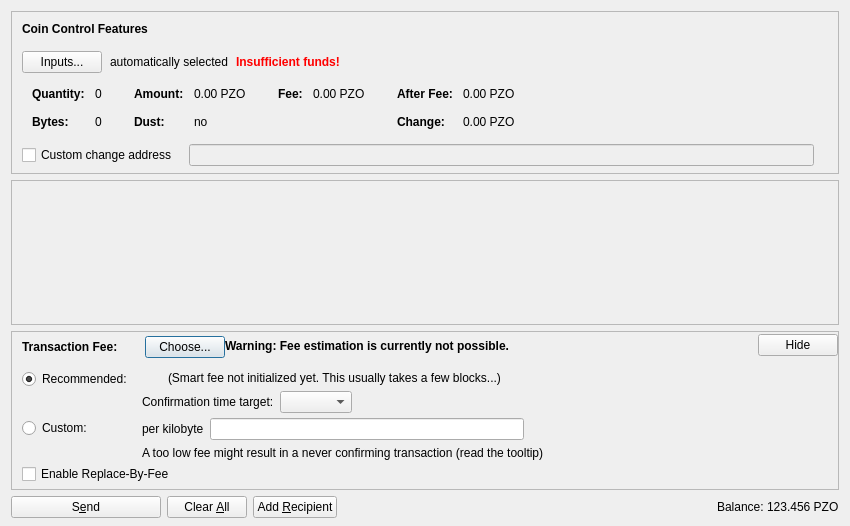
<?xml version="1.0" encoding="UTF-8"?>
<ui version="4.0">
 <class>SendCoinsDialog</class>
 <widget class="QDialog" name="SendCoinsDialog">
  <property name="geometry">
   <rect>
    <x>0</x>
    <y>0</y>
    <width>850</width>
    <height>526</height>
   </rect>
  </property>
  <property name="windowTitle">
   <string>Send Coins</string>
  </property>
  <layout class="QVBoxLayout" name="verticalLayout" stretch="0,1,0,0">
   <property name="bottomMargin">
    <number>8</number>
   </property>
   <item>
    <widget class="QFrame" name="frameCoinControl">
     <property name="sizePolicy">
      <sizepolicy hsizetype="Expanding" vsizetype="Expanding">
       <horstretch>0</horstretch>
       <verstretch>0</verstretch>
      </sizepolicy>
     </property>
     <property name="maximumSize">
      <size>
       <width>16777215</width>
       <height>16777215</height>
      </size>
     </property>
     <property name="frameShape">
      <enum>QFrame::StyledPanel</enum>
     </property>
     <property name="frameShadow">
      <enum>QFrame::Sunken</enum>
     </property>
     <layout class="QVBoxLayout" name="verticalLayoutCoinControl2">
      <property name="spacing">
       <number>0</number>
      </property>
      <property name="leftMargin">
       <number>0</number>
      </property>
      <property name="topMargin">
       <number>0</number>
      </property>
      <property name="rightMargin">
       <number>0</number>
      </property>
      <property name="bottomMargin">
       <number>6</number>
      </property>
      <item>
       <layout class="QVBoxLayout" name="verticalLayoutCoinControl" stretch="0,0,0,0,1">
        <property name="spacing">
         <number>0</number>
        </property>
        <property name="leftMargin">
         <number>10</number>
        </property>
        <property name="topMargin">
         <number>10</number>
        </property>
        <item>
         <layout class="QHBoxLayout" name="horizontalLayoutCoinControl1">
          <property name="bottomMargin">
           <number>15</number>
          </property>
          <item>
           <widget class="QLabel" name="labelCoinControlFeatures">
            <property name="sizePolicy">
             <sizepolicy hsizetype="Preferred" vsizetype="Maximum">
              <horstretch>0</horstretch>
              <verstretch>0</verstretch>
             </sizepolicy>
            </property>
            <property name="font">
             <font>
              <weight>75</weight>
              <bold>true</bold>
             </font>
            </property>
            <property name="styleSheet">
             <string notr="true">font-weight:bold;</string>
            </property>
            <property name="text">
             <string>Coin Control Features</string>
            </property>
           </widget>
          </item>
         </layout>
        </item>
        <item>
         <layout class="QHBoxLayout" name="horizontalLayoutCoinControl2" stretch="0,0,0,0">
          <property name="spacing">
           <number>8</number>
          </property>
          <property name="bottomMargin">
           <number>10</number>
          </property>
          <item>
           <widget class="QPushButton" name="pushButtonCoinControl">
            <property name="styleSheet">
             <string notr="true"/>
            </property>
            <property name="text">
             <string>Inputs...</string>
            </property>
            <property name="autoDefault">
             <bool>false</bool>
            </property>
           </widget>
          </item>
          <item>
           <widget class="QLabel" name="labelCoinControlAutomaticallySelected">
            <property name="text">
             <string>automatically selected</string>
            </property>
            <property name="margin">
             <number>5</number>
            </property>
           </widget>
          </item>
          <item>
           <widget class="QLabel" name="labelCoinControlInsuffFunds">
            <property name="font">
             <font>
              <weight>75</weight>
              <bold>true</bold>
             </font>
            </property>
            <property name="styleSheet">
             <string notr="true">color:red;font-weight:bold;</string>
            </property>
            <property name="text">
             <string>Insufficient funds!</string>
            </property>
            <property name="margin">
             <number>5</number>
            </property>
           </widget>
          </item>
          <item>
           <spacer name="horizontalSpacerCoinControl">
            <property name="orientation">
             <enum>Qt::Horizontal</enum>
            </property>
            <property name="sizeHint" stdset="0">
             <size>
              <width>40</width>
              <height>1</height>
             </size>
            </property>
           </spacer>
          </item>
         </layout>
        </item>
        <item>
         <widget class="QWidget" name="widgetCoinControl" native="true">
          <property name="sizePolicy">
           <sizepolicy hsizetype="Preferred" vsizetype="Preferred">
            <horstretch>0</horstretch>
            <verstretch>0</verstretch>
           </sizepolicy>
          </property>
          <property name="minimumSize">
           <size>
            <width>0</width>
            <height>0</height>
           </size>
          </property>
          <property name="styleSheet">
           <string notr="true"/>
          </property>
          <layout class="QHBoxLayout" name="horizontalLayoutCoinControl5">
           <property name="leftMargin">
            <number>0</number>
           </property>
           <property name="topMargin">
            <number>0</number>
           </property>
           <property name="rightMargin">
            <number>0</number>
           </property>
           <property name="bottomMargin">
            <number>0</number>
           </property>
           <item>
            <layout class="QHBoxLayout" name="horizontalLayoutCoinControl3" stretch="0,0,0,1">
             <property name="spacing">
              <number>20</number>
             </property>
             <property name="topMargin">
              <number>0</number>
             </property>
             <property name="bottomMargin">
              <number>10</number>
             </property>
             <item>
              <layout class="QFormLayout" name="formLayoutCoinControl1">
               <property name="horizontalSpacing">
                <number>10</number>
               </property>
               <property name="verticalSpacing">
                <number>14</number>
               </property>
               <property name="leftMargin">
                <number>10</number>
               </property>
               <property name="topMargin">
                <number>4</number>
               </property>
               <property name="rightMargin">
                <number>6</number>
               </property>
               <item row="0" column="0">
                <widget class="QLabel" name="labelCoinControlQuantityText">
                 <property name="font">
                  <font>
                   <weight>75</weight>
                   <bold>true</bold>
                  </font>
                 </property>
                 <property name="text">
                  <string>Quantity:</string>
                 </property>
                 <property name="margin">
                  <number>0</number>
                 </property>
                </widget>
               </item>
               <item row="0" column="1">
                <widget class="QLabel" name="labelCoinControlQuantity">
                 <property name="cursor">
                  <cursorShape>IBeamCursor</cursorShape>
                 </property>
                 <property name="contextMenuPolicy">
                  <enum>Qt::ActionsContextMenu</enum>
                 </property>
                 <property name="text">
                  <string notr="true">0</string>
                 </property>
                 <property name="margin">
                  <number>0</number>
                 </property>
                 <property name="textInteractionFlags">
                  <set>Qt::LinksAccessibleByMouse|Qt::TextSelectableByKeyboard|Qt::TextSelectableByMouse</set>
                 </property>
                </widget>
               </item>
               <item row="1" column="0">
                <widget class="QLabel" name="labelCoinControlBytesText">
                 <property name="font">
                  <font>
                   <weight>75</weight>
                   <bold>true</bold>
                  </font>
                 </property>
                 <property name="text">
                  <string>Bytes:</string>
                 </property>
                </widget>
               </item>
               <item row="1" column="1">
                <widget class="QLabel" name="labelCoinControlBytes">
                 <property name="cursor">
                  <cursorShape>IBeamCursor</cursorShape>
                 </property>
                 <property name="contextMenuPolicy">
                  <enum>Qt::ActionsContextMenu</enum>
                 </property>
                 <property name="text">
                  <string notr="true">0</string>
                 </property>
                 <property name="textInteractionFlags">
                  <set>Qt::LinksAccessibleByMouse|Qt::TextSelectableByKeyboard|Qt::TextSelectableByMouse</set>
                 </property>
                </widget>
               </item>
              </layout>
             </item>
             <item>
              <layout class="QFormLayout" name="formLayoutCoinControl2">
               <property name="horizontalSpacing">
                <number>10</number>
               </property>
               <property name="verticalSpacing">
                <number>14</number>
               </property>
               <property name="leftMargin">
                <number>6</number>
               </property>
               <property name="topMargin">
                <number>4</number>
               </property>
               <property name="rightMargin">
                <number>6</number>
               </property>
               <item row="0" column="0">
                <widget class="QLabel" name="labelCoinControlAmountText">
                 <property name="font">
                  <font>
                   <weight>75</weight>
                   <bold>true</bold>
                  </font>
                 </property>
                 <property name="text">
                  <string>Amount:</string>
                 </property>
                 <property name="margin">
                  <number>0</number>
                 </property>
                </widget>
               </item>
               <item row="0" column="1">
                <widget class="QLabel" name="labelCoinControlAmount">
                 <property name="cursor">
                  <cursorShape>IBeamCursor</cursorShape>
                 </property>
                 <property name="contextMenuPolicy">
                  <enum>Qt::ActionsContextMenu</enum>
                 </property>
                 <property name="text">
                  <string notr="true">0.00 PZO</string>
                 </property>
                 <property name="textInteractionFlags">
                  <set>Qt::LinksAccessibleByMouse|Qt::TextSelectableByKeyboard|Qt::TextSelectableByMouse</set>
                 </property>
                </widget>
               </item>
               <item row="1" column="0">
                <widget class="QLabel" name="labelCoinControlLowOutputText">
                 <property name="font">
                  <font>
                   <weight>75</weight>
                   <bold>true</bold>
                  </font>
                 </property>
                 <property name="text">
                  <string>Dust:</string>
                 </property>
                </widget>
               </item>
               <item row="1" column="1">
                <widget class="QLabel" name="labelCoinControlLowOutput">
                 <property name="cursor">
                  <cursorShape>IBeamCursor</cursorShape>
                 </property>
                 <property name="contextMenuPolicy">
                  <enum>Qt::ActionsContextMenu</enum>
                 </property>
                 <property name="text">
                  <string notr="true">no</string>
                 </property>
                 <property name="textInteractionFlags">
                  <set>Qt::LinksAccessibleByMouse|Qt::TextSelectableByKeyboard|Qt::TextSelectableByMouse</set>
                 </property>
                </widget>
               </item>
              </layout>
             </item>
             <item>
              <layout class="QFormLayout" name="formLayoutCoinControl3">
               <property name="horizontalSpacing">
                <number>10</number>
               </property>
               <property name="verticalSpacing">
                <number>14</number>
               </property>
               <property name="leftMargin">
                <number>6</number>
               </property>
               <property name="topMargin">
                <number>4</number>
               </property>
               <property name="rightMargin">
                <number>6</number>
               </property>
               <item row="0" column="0">
                <widget class="QLabel" name="labelCoinControlFeeText">
                 <property name="font">
                  <font>
                   <weight>75</weight>
                   <bold>true</bold>
                  </font>
                 </property>
                 <property name="text">
                  <string>Fee:</string>
                 </property>
                 <property name="margin">
                  <number>0</number>
                 </property>
                </widget>
               </item>
               <item row="0" column="1">
                <widget class="QLabel" name="labelCoinControlFee">
                 <property name="cursor">
                  <cursorShape>IBeamCursor</cursorShape>
                 </property>
                 <property name="contextMenuPolicy">
                  <enum>Qt::ActionsContextMenu</enum>
                 </property>
                 <property name="text">
                  <string notr="true">0.00 PZO</string>
                 </property>
                 <property name="textInteractionFlags">
                  <set>Qt::LinksAccessibleByMouse|Qt::TextSelectableByKeyboard|Qt::TextSelectableByMouse</set>
                 </property>
                </widget>
               </item>
              </layout>
             </item>
             <item>
              <layout class="QFormLayout" name="formLayoutCoinControl4">
               <property name="horizontalSpacing">
                <number>10</number>
               </property>
               <property name="verticalSpacing">
                <number>14</number>
               </property>
               <property name="leftMargin">
                <number>6</number>
               </property>
               <property name="topMargin">
                <number>4</number>
               </property>
               <property name="rightMargin">
                <number>6</number>
               </property>
               <item row="0" column="0">
                <widget class="QLabel" name="labelCoinControlAfterFeeText">
                 <property name="font">
                  <font>
                   <weight>75</weight>
                   <bold>true</bold>
                  </font>
                 </property>
                 <property name="text">
                  <string>After Fee:</string>
                 </property>
                 <property name="margin">
                  <number>0</number>
                 </property>
                </widget>
               </item>
               <item row="0" column="1">
                <widget class="QLabel" name="labelCoinControlAfterFee">
                 <property name="cursor">
                  <cursorShape>IBeamCursor</cursorShape>
                 </property>
                 <property name="contextMenuPolicy">
                  <enum>Qt::ActionsContextMenu</enum>
                 </property>
                 <property name="text">
                  <string notr="true">0.00 PZO</string>
                 </property>
                 <property name="textInteractionFlags">
                  <set>Qt::LinksAccessibleByMouse|Qt::TextSelectableByKeyboard|Qt::TextSelectableByMouse</set>
                 </property>
                </widget>
               </item>
               <item row="1" column="0">
                <widget class="QLabel" name="labelCoinControlChangeText">
                 <property name="font">
                  <font>
                   <weight>75</weight>
                   <bold>true</bold>
                  </font>
                 </property>
                 <property name="text">
                  <string>Change:</string>
                 </property>
                </widget>
               </item>
               <item row="1" column="1">
                <widget class="QLabel" name="labelCoinControlChange">
                 <property name="cursor">
                  <cursorShape>IBeamCursor</cursorShape>
                 </property>
                 <property name="contextMenuPolicy">
                  <enum>Qt::ActionsContextMenu</enum>
                 </property>
                 <property name="text">
                  <string notr="true">0.00 PZO</string>
                 </property>
                 <property name="textInteractionFlags">
                  <set>Qt::LinksAccessibleByMouse|Qt::TextSelectableByKeyboard|Qt::TextSelectableByMouse</set>
                 </property>
                </widget>
               </item>
              </layout>
             </item>
            </layout>
           </item>
          </layout>
         </widget>
        </item>
        <item>
         <layout class="QHBoxLayout" name="horizontalLayoutCoinControl4" stretch="0,0,0">
          <property name="spacing">
           <number>12</number>
          </property>
          <property name="sizeConstraint">
           <enum>QLayout::SetDefaultConstraint</enum>
          </property>
          <property name="topMargin">
           <number>5</number>
          </property>
          <property name="rightMargin">
           <number>5</number>
          </property>
          <item>
           <widget class="QCheckBox" name="checkBoxCoinControlChange">
            <property name="toolTip">
             <string>If this is activated, but the change address is empty or invalid, change will be sent to a newly generated address.</string>
            </property>
            <property name="text">
             <string>Custom change address</string>
            </property>
           </widget>
          </item>
          <item>
           <widget class="QValidatedLineEdit" name="lineEditCoinControlChange">
            <property name="enabled">
             <bool>false</bool>
            </property>
            <property name="sizePolicy">
             <sizepolicy hsizetype="Expanding" vsizetype="Fixed">
              <horstretch>0</horstretch>
              <verstretch>0</verstretch>
             </sizepolicy>
            </property>
           </widget>
          </item>
          <item>
           <widget class="QLabel" name="labelCoinControlChangeLabel">
            <property name="sizePolicy">
             <sizepolicy hsizetype="Preferred" vsizetype="Expanding">
              <horstretch>0</horstretch>
              <verstretch>0</verstretch>
             </sizepolicy>
            </property>
            <property name="minimumSize">
             <size>
              <width>0</width>
              <height>0</height>
             </size>
            </property>
            <property name="text">
             <string/>
            </property>
            <property name="margin">
             <number>3</number>
            </property>
           </widget>
          </item>
         </layout>
        </item>
        <item>
         <spacer name="verticalSpacerCoinControl">
          <property name="orientation">
           <enum>Qt::Vertical</enum>
          </property>
          <property name="sizeHint" stdset="0">
           <size>
            <width>800</width>
            <height>1</height>
           </size>
          </property>
         </spacer>
        </item>
       </layout>
      </item>
     </layout>
    </widget>
   </item>
   <item>
    <widget class="QScrollArea" name="scrollArea">
     <property name="widgetResizable">
      <bool>true</bool>
     </property>
     <widget class="QWidget" name="scrollAreaWidgetContents">
      <property name="geometry">
       <rect>
        <x>0</x>
        <y>0</y>
        <width>830</width>
        <height>104</height>
       </rect>
      </property>
      <layout class="QVBoxLayout" name="verticalLayout_2" stretch="0,1">
       <property name="leftMargin">
        <number>0</number>
       </property>
       <property name="topMargin">
        <number>0</number>
       </property>
       <property name="rightMargin">
        <number>0</number>
       </property>
       <property name="bottomMargin">
        <number>0</number>
       </property>
       <item>
        <layout class="QVBoxLayout" name="entries">
         <property name="spacing">
          <number>6</number>
         </property>
        </layout>
       </item>
       <item>
        <spacer name="verticalSpacer">
         <property name="orientation">
          <enum>Qt::Vertical</enum>
         </property>
         <property name="sizeHint" stdset="0">
          <size>
           <width>20</width>
           <height>40</height>
          </size>
         </property>
        </spacer>
       </item>
      </layout>
     </widget>
    </widget>
   </item>
   <item>
    <widget class="QFrame" name="frameFee">
     <property name="sizePolicy">
      <sizepolicy hsizetype="Expanding" vsizetype="Expanding">
       <horstretch>0</horstretch>
       <verstretch>0</verstretch>
      </sizepolicy>
     </property>
     <property name="maximumSize">
      <size>
       <width>16777215</width>
       <height>16777215</height>
      </size>
     </property>
     <property name="frameShape">
      <enum>QFrame::StyledPanel</enum>
     </property>
     <property name="frameShadow">
      <enum>QFrame::Sunken</enum>
     </property>
     <layout class="QVBoxLayout" name="verticalLayoutFee1">
      <property name="spacing">
       <number>0</number>
      </property>
      <property name="leftMargin">
       <number>0</number>
      </property>
      <property name="topMargin">
       <number>0</number>
      </property>
      <property name="rightMargin">
       <number>0</number>
      </property>
      <property name="bottomMargin">
       <number>0</number>
      </property>
      <item>
       <layout class="QVBoxLayout" name="verticalLayoutFee2" stretch="0,0,0">
        <property name="spacing">
         <number>0</number>
        </property>
        <property name="leftMargin">
         <number>10</number>
        </property>
        <property name="topMargin">
         <number>0</number>
        </property>
        <item>
         <layout class="QHBoxLayout" name="horizontalLayoutFee1">
          <property name="bottomMargin">
           <number>0</number>
          </property>
          <item>
           <layout class="QVBoxLayout" name="verticalLayoutFee7">
            <property name="spacing">
             <number>0</number>
            </property>
            <item>
             <spacer name="verticalSpacerSmartFee">
              <property name="orientation">
               <enum>Qt::Vertical</enum>
              </property>
              <property name="sizeType">
               <enum>QSizePolicy::Fixed</enum>
              </property>
              <property name="sizeHint" stdset="0">
               <size>
                <width>1</width>
                <height>4</height>
               </size>
              </property>
             </spacer>
            </item>
            <item>
             <layout class="QHBoxLayout" name="horizontalLayoutSmartFee">
              <property name="spacing">
               <number>10</number>
              </property>
              <item>
               <widget class="QLabel" name="labelFeeHeadline">
                <property name="sizePolicy">
                 <sizepolicy hsizetype="Preferred" vsizetype="Maximum">
                  <horstretch>0</horstretch>
                  <verstretch>0</verstretch>
                 </sizepolicy>
                </property>
                <property name="font">
                 <font>
                  <weight>75</weight>
                  <bold>true</bold>
                 </font>
                </property>
                <property name="styleSheet">
                 <string notr="true">font-weight:bold;</string>
                </property>
                <property name="text">
                 <string>Transaction Fee:</string>
                </property>
               </widget>
              </item>
              <item>
               <widget class="QLabel" name="labelFeeMinimized">
                <property name="text">
                 <string/>
                </property>
               </widget>
              </item>
              <item>
               <widget class="QPushButton" name="buttonChooseFee">
                <property name="text">
                 <string>Choose...</string>
                </property>
               </widget>
              </item>
             </layout>
            </item>
            <item>
             <spacer name="verticalSpacer_5">
              <property name="orientation">
               <enum>Qt::Vertical</enum>
              </property>
              <property name="sizeHint" stdset="0">
               <size>
                <width>1</width>
                <height>1</height>
               </size>
              </property>
             </spacer>
            </item>
           </layout>
          </item>
          <item>
           <widget class="QLabel" name="fallbackFeeWarningLabel">
            <property name="toolTip">
             <string>Using the fallbackfee can result in sending a transaction that will take several hours or days (or never) to confirm. Consider choosing your fee manually or wait until you have validated the complete chain.</string>
            </property>
            <property name="font">
            <font>
                <weight>75</weight>
                <bold>true</bold>
            </font>
            </property>
            <property name="text">
             <string>Warning: Fee estimation is currently not possible.</string>
            </property>
            <property name="wordWrap">
             <bool>false</bool>
            </property>
           </widget>
          </item>
          <item>
           <spacer name="horizontalSpacer_4">
            <property name="orientation">
             <enum>Qt::Horizontal</enum>
            </property>
            <property name="sizeType">
             <enum>QSizePolicy::MinimumExpanding</enum>
            </property>
            <property name="sizeHint" stdset="0">
             <size>
              <width>40</width>
              <height>20</height>
             </size>
            </property>
           </spacer>
          </item>
          <item>
           <widget class="QPushButton" name="buttonMinimizeFee">
            <property name="toolTip">
             <string>Hide transaction fee settings</string>
            </property>
            <property name="text">
             <string>Hide</string>
            </property>
           </widget>
          </item>
         </layout>
        </item>
        <item>
         <widget class="QFrame" name="frameFeeSelection">
          <layout class="QVBoxLayout" name="verticalLayoutFee12">
           <property name="spacing">
            <number>0</number>
           </property>
           <property name="leftMargin">
            <number>0</number>
           </property>
           <property name="topMargin">
            <number>0</number>
           </property>
           <property name="rightMargin">
            <number>0</number>
           </property>
           <property name="bottomMargin">
            <number>0</number>
           </property>
           <item>
            <layout class="QGridLayout" name="gridLayoutFee">
             <property name="topMargin">
              <number>10</number>
             </property>
             <property name="bottomMargin">
              <number>4</number>
             </property>
             <property name="horizontalSpacing">
              <number>10</number>
             </property>
             <property name="verticalSpacing">
              <number>4</number>
             </property>
             <item row="1" column="1">
              <layout class="QVBoxLayout" name="verticalLayoutFee8">
               <property name="spacing">
                <number>6</number>
               </property>
               <item>
                <layout class="QHBoxLayout" name="horizontalLayoutFee13">
                 <item>
                  <widget class="QLabel" name="labelCustomPerKilobyte">
                   <property name="toolTip">
                    <string>Specify a custom fee per kB (1,000 bytes) of the transaction's virtual size.

Note:  Since the fee is calculated on a per-byte basis, a fee of "100 satoshis per kB" for a transaction size of 500 bytes (half of 1 kB) would ultimately yield a fee of only 50 satoshis.</string>
                   </property>
                   <property name="text">
                    <string>per kilobyte</string>
                   </property>
                  </widget>
                 </item>
                 <item>
                  <widget class="C1pzoAmountField" name="customFee"/>
                 </item>
                 <item>
                  <spacer name="horizontalSpacer_6">
                   <property name="orientation">
                    <enum>Qt::Horizontal</enum>
                   </property>
                   <property name="sizeHint" stdset="0">
                    <size>
                     <width>1</width>
                     <height>1</height>
                    </size>
                   </property>
                  </spacer>
                 </item>
                </layout>
               </item>
               <item>
                <layout class="QHBoxLayout" name="horizontalLayoutFee8">
                 <item>
                  <widget class="QLabel" name="labelCustomFeeWarning">
                   <property name="enabled">
                    <bool>true</bool>
                   </property>
                   <property name="toolTip">
                    <string>When there is less transaction volume than space in the blocks, miners as well as relaying nodes may enforce a minimum fee. Paying only this minimum fee is just fine, but be aware that this can result in a never confirming transaction once there is more demand for c1pzo transactions than the network can process.</string>
                   </property>
                   <property name="text">
                    <string>A too low fee might result in a never confirming transaction (read the tooltip)</string>
                   </property>
                  </widget>
                 </item>
                 <item>
                  <spacer name="horizontalSpacer_2">
                   <property name="orientation">
                    <enum>Qt::Horizontal</enum>
                   </property>
                   <property name="sizeHint" stdset="0">
                    <size>
                     <width>1</width>
                     <height>1</height>
                    </size>
                   </property>
                  </spacer>
                 </item>
                </layout>
               </item>
              </layout>
             </item>
             <item row="0" column="0">
              <layout class="QVBoxLayout" name="verticalLayoutFee4" stretch="0,1">
               <item>
                <widget class="QRadioButton" name="radioSmartFee">
                 <property name="text">
                  <string>Recommended:</string>
                 </property>
                 <property name="checked">
                  <bool>true</bool>
                 </property>
                 <attribute name="buttonGroup">
                  <string notr="true">groupFee</string>
                 </attribute>
                </widget>
               </item>
               <item>
                <spacer name="verticalSpacer_2">
                 <property name="orientation">
                  <enum>Qt::Vertical</enum>
                 </property>
                 <property name="sizeHint" stdset="0">
                  <size>
                   <width>1</width>
                   <height>1</height>
                  </size>
                 </property>
                </spacer>
               </item>
              </layout>
             </item>
             <item row="1" column="0">
              <layout class="QVBoxLayout" name="verticalLayoutFee9" stretch="0,1">
               <item>
                <widget class="QRadioButton" name="radioCustomFee">
                 <property name="text">
                  <string>Custom:</string>
                 </property>
                 <attribute name="buttonGroup">
                  <string notr="true">groupFee</string>
                 </attribute>
                </widget>
               </item>
               <item>
                <spacer name="verticalSpacer_6">
                 <property name="orientation">
                  <enum>Qt::Vertical</enum>
                 </property>
                 <property name="sizeHint" stdset="0">
                  <size>
                   <width>1</width>
                   <height>1</height>
                  </size>
                 </property>
                </spacer>
               </item>
              </layout>
             </item>
             <item row="0" column="1">
              <layout class="QVBoxLayout" name="verticalLayoutFee3" stretch="0,0,1">
               <property name="spacing">
                <number>6</number>
               </property>
               <property name="topMargin">
                <number>2</number>
               </property>
               <item>
                <layout class="QHBoxLayout" name="horizontalLayoutFee12">
                 <item>
                  <widget class="QLabel" name="labelSmartFee">
                   <property name="text">
                    <string/>
                   </property>
                  </widget>
                 </item>
                 <item>
                  <widget class="QLabel" name="labelFeeEstimation">
                   <property name="text">
                    <string/>
                   </property>
                  </widget>
                 </item>
                 <item>
                  <widget class="QLabel" name="labelSmartFee2">
                   <property name="text">
                    <string>(Smart fee not initialized yet. This usually takes a few blocks...)</string>
                   </property>
                  </widget>
                 </item>
                 <item>
                  <spacer name="horizontalSpacer_5">
                   <property name="orientation">
                    <enum>Qt::Horizontal</enum>
                   </property>
                   <property name="sizeHint" stdset="0">
                    <size>
                     <width>1</width>
                     <height>1</height>
                    </size>
                   </property>
                  </spacer>
                 </item>
                </layout>
               </item>
               <item>
                <layout class="QHBoxLayout" name="horizontalLayoutFee9">
                 <item>
                  <layout class="QVBoxLayout" name="verticalLayoutFee6">
                   <item>
                    <widget class="QLabel" name="labelSmartFee3">
                     <property name="text">
                      <string>Confirmation time target:</string>
                     </property>
                    </widget>
                   </item>
                  </layout>
                 </item>
                 <item>
                  <layout class="QVBoxLayout" name="verticalLayoutFee5">
                   <property name="rightMargin">
                    <number>30</number>
                   </property>
                   <item>
                    <layout class="QHBoxLayout" name="horizontalLayoutConfTarget">
                     <property name="bottomMargin">
                      <number>0</number>
                     </property>
                     <item>
                      <widget class="QComboBox" name="confTargetSelector"/>
                     </item>
                     <item>
                      <spacer name="horizontalSpacerConfTarget">
                       <property name="orientation">
                        <enum>Qt::Horizontal</enum>
                       </property>
                       <property name="sizeHint" stdset="0">
                        <size>
                         <width>40</width>
                         <height>20</height>
                        </size>
                       </property>
                      </spacer>
                     </item>
                    </layout>
                   </item>
                  </layout>
                 </item>
                </layout>
               </item>
               <item>
                <spacer name="verticalSpacer_4">
                 <property name="orientation">
                  <enum>Qt::Vertical</enum>
                 </property>
                 <property name="sizeHint" stdset="0">
                  <size>
                   <width>1</width>
                   <height>1</height>
                  </size>
                 </property>
                </spacer>
               </item>
              </layout>
             </item>
            </layout>
           </item>
           <item>
            <widget class="QCheckBox" name="optInRBF">
             <property name="text">
              <string>Enable Replace-By-Fee</string>
             </property>
             <property name="toolTip">
              <string>With Replace-By-Fee (BIP-125) you can increase a transaction's fee after it is sent. Without this, a higher fee may be recommended to compensate for increased transaction delay risk.</string>
             </property>
            </widget>
           </item>
          </layout>
         </widget>
        </item>
        <item>
         <spacer name="verticalSpacerFee">
          <property name="orientation">
           <enum>Qt::Vertical</enum>
          </property>
          <property name="sizeHint" stdset="0">
           <size>
            <width>40</width>
            <height>5</height>
           </size>
          </property>
         </spacer>
        </item>
       </layout>
      </item>
     </layout>
    </widget>
   </item>
   <item>
    <layout class="QHBoxLayout" name="horizontalLayout">
     <item>
      <widget class="QPushButton" name="sendButton">
       <property name="minimumSize">
        <size>
         <width>150</width>
         <height>0</height>
        </size>
       </property>
       <property name="toolTip">
        <string>Confirm the send action</string>
       </property>
       <property name="text">
        <string>S&amp;end</string>
       </property>
       <property name="icon">
        <iconset resource="../c1pzo.qrc">
         <normaloff>:/icons/send</normaloff>:/icons/send</iconset>
       </property>
       <property name="autoDefault">
        <bool>false</bool>
       </property>
       <property name="default">
        <bool>false</bool>
       </property>
      </widget>
     </item>
     <item>
      <widget class="QPushButton" name="clearButton">
       <property name="sizePolicy">
        <sizepolicy hsizetype="Minimum" vsizetype="Fixed">
         <horstretch>0</horstretch>
         <verstretch>0</verstretch>
        </sizepolicy>
       </property>
       <property name="toolTip">
        <string>Clear all fields of the form.</string>
       </property>
       <property name="text">
        <string>Clear &amp;All</string>
       </property>
       <property name="icon">
        <iconset resource="../c1pzo.qrc">
         <normaloff>:/icons/remove</normaloff>:/icons/remove</iconset>
       </property>
       <property name="autoDefault">
        <bool>false</bool>
       </property>
      </widget>
     </item>
     <item>
      <widget class="QPushButton" name="addButton">
       <property name="toolTip">
        <string>Send to multiple recipients at once</string>
       </property>
       <property name="text">
        <string>Add &amp;Recipient</string>
       </property>
       <property name="icon">
        <iconset resource="../c1pzo.qrc">
         <normaloff>:/icons/add</normaloff>:/icons/add</iconset>
       </property>
       <property name="autoDefault">
        <bool>false</bool>
       </property>
      </widget>
     </item>
     <item>
      <spacer name="horizontalSpacer">
       <property name="orientation">
        <enum>Qt::Horizontal</enum>
       </property>
       <property name="sizeHint" stdset="0">
        <size>
         <width>40</width>
         <height>20</height>
        </size>
       </property>
      </spacer>
     </item>
     <item>
      <layout class="QHBoxLayout" name="horizontalLayout_2">
       <property name="spacing">
        <number>3</number>
       </property>
       <item>
        <widget class="QLabel" name="labelBalanceName">
         <property name="sizePolicy">
          <sizepolicy hsizetype="Preferred" vsizetype="Fixed">
           <horstretch>0</horstretch>
           <verstretch>0</verstretch>
          </sizepolicy>
         </property>
         <property name="text">
          <string>Balance:</string>
         </property>
        </widget>
       </item>
       <item>
        <widget class="QLabel" name="labelBalance">
         <property name="sizePolicy">
          <sizepolicy hsizetype="Preferred" vsizetype="Fixed">
           <horstretch>0</horstretch>
           <verstretch>0</verstretch>
          </sizepolicy>
         </property>
         <property name="cursor">
          <cursorShape>IBeamCursor</cursorShape>
         </property>
         <property name="text">
          <string notr="true">123.456 PZO</string>
         </property>
         <property name="textInteractionFlags">
          <set>Qt::LinksAccessibleByMouse|Qt::TextSelectableByKeyboard|Qt::TextSelectableByMouse</set>
         </property>
        </widget>
       </item>
      </layout>
     </item>
    </layout>
   </item>
  </layout>
 </widget>
 <customwidgets>
  <customwidget>
   <class>QValidatedLineEdit</class>
   <extends>QLineEdit</extends>
   <header>qt/qvalidatedlineedit.h</header>
  </customwidget>
  <customwidget>
   <class>C1pzoAmountField</class>
   <extends>QLineEdit</extends>
   <header>qt/c1pzoamountfield.h</header>
   <container>1</container>
  </customwidget>
 </customwidgets>
 <resources>
  <include location="../c1pzo.qrc"/>
 </resources>
 <connections/>
 <buttongroups>
  <buttongroup name="groupFee"/>
 </buttongroups>
</ui>
